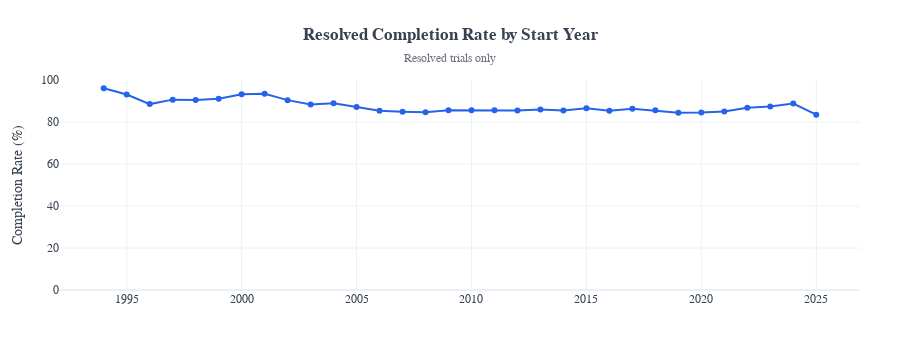

The code cell stored with this chart in its notebook:
### Markdown cell above
---
# 4. Temporal Dimension

**Context:**  
Section 2 analyzed completion rates by trial characteristics (phase, enrollment, sponsor) on a cross-sectional basis. This section examines whether completion rates have changed over time by start-year cohort.

**Critical interpretation issue: Lifecycle effects and right-censoring**

Completion rate trends over time are subject to a structural bias: trials started recently have had less time to reach a terminal outcome (Completed or Stopped) than trials started decades ago.

For example:
- A trial started in 1995 has had 30+ years to complete or stop by the 2026-01-18 extraction date
- A trial started in 2023 has had only 3 years to complete or stop

If both trials require 5 years to reach completion, the 1995 trial will show as "Completed" in our data, while the 2023 trial may still show as "Recruiting" or "Active, not recruiting" and be excluded from resolved-outcome analysis.

This creates **right-censoring bias**: recent cohorts will mechanically show lower completion rates because a higher share of their trials remain Active (censored), not because trial quality has declined.

**Relationship to Section 3:**  
Section 3.4 examined temporal trends in failure-type composition (Terminated vs Withdrawn) and found a substantial shift (Withdrawn 17% → 44%). This section examines whether overall completion rates have changed, accounting for lifecycle effects.

**Analysis approach:**  
We calculate resolved completion rate by start-year cohort (trials with known outcomes only). Interpretation focuses on directional trends rather than absolute levels for recent years, where censoring is highest.

### Code cell
# ============================================================
# 4.1 Completion Rate by Start Year
# ============================================================

from src.analysis.viz import create_simple_line_chart
from src.analysis.metrics import create_start_cohorts
from src.analysis.constants import COHORT_LABELS

display(Markdown("## 4.1 Completion Rate by Start Year"))

# Calculate completion rate by start year
yearly_rates = calc_completion_rate(df_abt, 'start_year', min_n=50, include_ci=True)
yearly_rates = yearly_rates.sort_values('start_year')

# Simple line chart using helper
fig_temporal = create_simple_line_chart(
    yearly_rates,
    x_col='start_year',
    y_col='completion_rate_pct',
    title='Resolved Completion Rate by Start Year',
    subtitle='Resolved trials only',
    y_title='Completion Rate (%)',
    n_col='n_resolved',
    y_range=[0, 100],
)
fig_temporal.show()

# ============================================================
# Cohort-based analysis for statistical stability
# ============================================================

display(Markdown("### Completion Rate by Decade Cohort"))

# Create cohort bins using helper
df_abt['start_cohort'] = create_start_cohorts(df_abt['start_year'])

# Calculate completion rates by cohort
cohort_rates = calc_completion_rate(df_abt, 'start_cohort', include_ci=True)
cohort_rates = cohort_rates.sort_values('start_cohort')

display(cohort_rates[['start_cohort', 'n_resolved', 'n_completed', 'completion_rate_pct', 'ci_lower_pct', 'ci_upper_pct']])

# Extract key values using dict for cleaner access
cohort_data = cohort_rates.set_index('start_cohort')[['completion_rate_pct', 'n_resolved']].to_dict('index')
first_cohort, last_cohort = COHORT_LABELS[0], COHORT_LABELS[-1]

# ============================================================
# Active trial distribution (censoring analysis)
# ============================================================

display(Markdown("### Active Trial Distribution by Cohort (Censoring Analysis)"))

# Calculate Active share by cohort
active_by_cohort = df_abt.groupby('start_cohort', observed=False).agg(
    n_total=('study_id', 'count'),
    n_active=('is_active', 'sum'),
    n_resolved=('is_resolved', 'sum')
).reset_index()
active_by_cohort['pct_active'] = active_by_cohort['n_active'] / active_by_cohort['n_total'] * 100

display(active_by_cohort[['start_cohort', 'n_total', 'n_resolved', 'n_active', 'pct_active']].round(1))

# Extract censoring values
censoring_data = active_by_cohort.set_index('start_cohort')['pct_active'].to_dict()
censoring_first = censoring_data.get(first_cohort, 0)
censoring_last = censoring_data.get(last_cohort, 0)

# Calculate mean for mature cohorts (≤2020)
mature_cohort_rate = yearly_rates[yearly_rates['start_year'] <= 2020]['completion_rate_pct'].mean()

# ============================================================
# INTERPRETATION
# ============================================================

display(Markdown(f"""
---

### Interpretation: Lifecycle Effects Dominate Temporal Trends

The year-by-year chart shows declining completion rates for recent cohorts. This reflects right-censoring, 
not declining trial quality.

**Cohort-level rates (resolved trials only):**

| Cohort | Completion Rate | n Resolved |
|--------|-----------------|------------|
| {COHORT_LABELS[0]} | {cohort_data[COHORT_LABELS[0]]['completion_rate_pct']:.1f}% | {cohort_data[COHORT_LABELS[0]]['n_resolved']:,} |
| {COHORT_LABELS[1]} | {cohort_data[COHORT_LABELS[1]]['completion_rate_pct']:.1f}% | {cohort_data[COHORT_LABELS[1]]['n_resolved']:,} |
| {COHORT_LABELS[2]} | {cohort_data[COHORT_LABELS[2]]['completion_rate_pct']:.1f}% | {cohort_data[COHORT_LABELS[2]]['n_resolved']:,} |
| {COHORT_LABELS[3]} | {cohort_data[COHORT_LABELS[3]]['completion_rate_pct']:.1f}% | {cohort_data[COHORT_LABELS[3]]['n_resolved']:,} |

The {last_cohort} rate is unreliable: {censoring_last:.0f}% of trials remain Active (vs {censoring_first:.0f}% 
for {first_cohort}), having had insufficient time to complete. When restricting to cohorts with ≥5 years follow-up 
(started ≤2020), the completion rate remains within a narrow range around {mature_cohort_rate:.0f}%, with no clear 
monotonic decline.

**Connection to Section 3.4:**  
Section 3.4 documented a shift in failure-type composition (Withdrawn 17% → 44%), representing a change in *when* 
trials fail, not whether they fail. The resolved completion rate here shows no clear monotonic decline when 
restricting to cohorts with sufficient follow-up time.

**For portfolio planning and reporting:**  
Use pre-2020 cohorts (~{mature_cohort_rate:.0f}% completion rate) as benchmarks. Distinguish mature cohorts 
(≥5 years follow-up) from immature cohorts when presenting temporal trends. Misinterpreting recent-cohort rates 
as performance decline may lead to inappropriate conclusions about trial efficiency, given the strong influence 
of censoring in these cohorts.

---
"""))

### Figure 1 — Plotly figure (JSON) as saved in the notebook; plotly's stock layout.template omitted (floating-point values rounded to 4 significant figures)
{"data": [{"customdata": [51, 87, 122, 139, 232, 268, 425, 472, 688, 933, 1285, 1518, 1882, 2099, 2360, 2462, 2592, 2738, 2903, 2987, 3223, 3445, 3458, 3599, 3631, 3744, 3566, 3810, 3244, 2601, 1697, 563], "hovertemplate": "Year: %{x}<br>Rate: %{y:.1f}%<br>n=%{customdata:,}<extra></extra>", "line": {"color": "#2563eb", "width": 2}, "marker": {"size": 6}, "mode": "lines+markers", "type": "scatter", "x": [1994, 1995, 1996, 1997, 1998, 1999, 2000, 2001, 2002, 2003, 2004, 2005, 2006, 2007, 2008, 2009, 2010, 2011, 2012, 2013, 2014, 2015, 2016, 2017, 2018, 2019, 2020, 2021, 2022, 2023, 2024, 2025], "y": [96.08, 93.1, 88.52, 90.65, 90.52, 91.04, 93.18, 93.43, 90.41, 88.32, 88.95, 87.15, 85.33, 84.9, 84.66, 85.58, 85.57, 85.57, 85.46, 85.97, 85.51, 86.59, 85.31, 86.36, 85.57, 84.46, 84.49, 85.04, 86.74, 87.39, 88.8, 83.48]}], "layout": {"font": {"color": "#374151", "family": "Arial"}, "height": 350, "margin": {"b": 60, "l": 60, "r": 40, "t": 80}, "title": {"text": "<b>Resolved Completion Rate by Start Year</b><br><span style=\"font-size:12px;color:#6b7280\">Resolved trials only</span>", "x": 0.5, "xanchor": "center"}, "xaxis": {"title": {}}, "yaxis": {"range": [0, 100], "title": {"text": "Completion Rate (%)"}}}}
